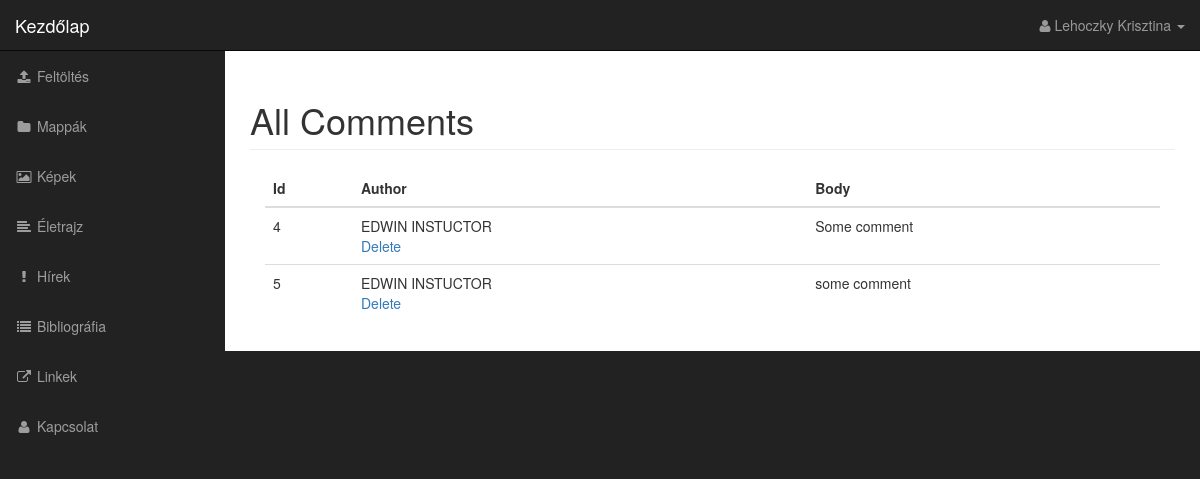
The app's page /admin/comments.php (signed in) with its own data.
### tables this page shows
CREATE TABLE `comments` (
  `id` int(11) NOT NULL,
  `photo_id` int(11) NOT NULL,
  `author` varchar(255) NOT NULL,
  `body` text NOT NULL
);

### admin/includes/database.php (called while the page is built, shortened)
<?php
class Database {
	public $db;
	function __construct() {
		$this->db = $this->open_db_connection();
	}
	public function open_db_connection() {
		$this->connection = new mysqli(DB_HOST,DB_USER,DB_PASS,DB_NAME);
		return $this->connection;
	}
	public function query($sql) {
		$result = $this->db->query($sql);
		return $result;
	}
}
$database = new Database();
?>

### admin/includes/db_object.php (called while the page is built, shortened)
<?php
class Db_object {
	public static function find_all() {
		return static::find_by_query("SELECT * FROM " . static::$db_table . " ");
	}
	public static function find_by_query($sql) {
		global $database;
		$result_set = $database->query($sql);
		$the_object_array = array();
		while ($row = mysqli_fetch_array($result_set)) {
			$the_object_array[] = static::instantiation($row);
		}
		return $the_object_array;
	}
	public static function instantiation($the_record) {
		$the_object = new $calling_class();
        foreach ($the_record as $the_attribute => $value) {
        	if($the_object->has_the_attribute($the_attribute)) {
        		$the_object->$the_attribute = $value;
        	}
        }
        return $the_object;
	}
	private function has_the_attribute($the_attribute) {
		$object_properties = get_object_vars($this);
		return array_key_exists($the_attribute, $object_properties);
	}
}
?>

### admin/comments.php (the view, shortened to what this page needs)
<?php include("includes/header.php"); ?>
<?php
$comments = Comment::find_all();
?>
        <nav class="navbar navbar-inverse navbar-fixed-top" role="navigation">
        <?php include("includes/top_nav.php"); ?>
        <?php include("includes/side_nav.php"); ?>
        </nav>
        <div id="page-wrapper">
            <div class="container-fluid">
                <div class="row">
                    <div class="col-lg-12">
                        <h1 class="page-header">
                            All Comments
                        </h1>
                        <div class="col-md-12">
                            <table class="table table-hover">
                                <thead>
                                    <tr>
                                        <th>Id</th>
                                        <th>Author</th>
                                        <th>Body</th>
                                    </tr>
                                </thead>
                                <tbody>
                                    <?php foreach ($comments as $comment) : ?>
                                        <tr>
                                            <td><?php echo $comment->id; ?></td>
                                            <td><?php echo $comment->author; ?>
                                                <div class="action_links">
                                                    <a href="delete_comment.php?id=<?php echo $comment->id; ?>">Delete</a>
                                                </div>
                                            </td>
                                            <td><?php echo $comment->body; ?></td>
                                        </tr>
                                    <?php endforeach; ?>
                                </tbody>
                            </table>
                        </div>
                    </div>
                </div>
            </div>
        </div>
  <?php include("includes/footer.php"); ?>

### admin/css/sb-admin.css (style rules this page uses)
body { margin-top: 100px; background-color: #222; }
@media (min-width:768px) { body { margin-top: 50px; } }
#page-wrapper { width: 100%; padding: 0; background-color: #fff; }
@media (min-width:768px) { #page-wrapper { padding: 10px; } }

### records on screen
comments: id "4", author "EDWIN INSTUCTOR", body "Some comment"
comments: id "5", author "EDWIN INSTUCTOR", body "some comment"
